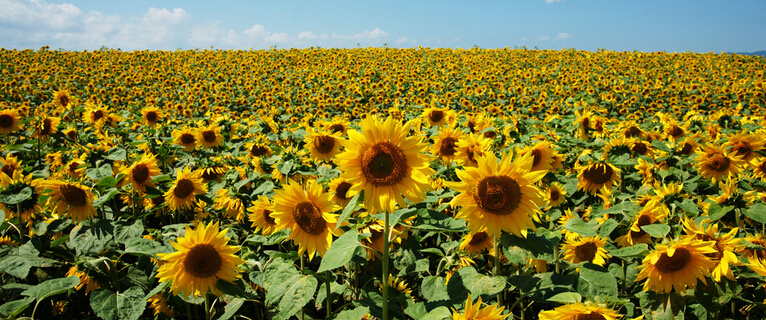
//> input picture ImageFeatures/ImageFeatureVScode/images/sunflower.jpg, 766 x 320 px
$ ./main ../images/sunflower.jpg   (built with g++ and OpenCV 4)
//> lines starting //> are read from the running program, lines starting //| are printed output that depends on the picture; after the words box and inside, x2 and y2 are one past the last pixel; in counts of white or black regions, pixels touching at a corner belong together
### ImageFeatures/ImageFeatureVScode/source/imgFeat.h
#ifndef IMGFEAT_H_
#define IMGFEAT_H_

#include <iostream>
#include <algorithm>

#include "opencv2/core/core.hpp"
#include "opencv2/highgui/highgui.hpp"
#include "opencv2/imgproc/imgproc.hpp"
#include <opencv2\imgproc\types_c.h>    //CV_BGR2GRAY   需要包含此文件声明


using namespace cv;
using namespace std;

namespace feat
{
	const double EPS = 2.2204e-16;
	struct SBlob
	{
		Point position;
		double value;
		double sigma;
	};
	static bool compareBlob(const SBlob& lhs, const SBlob& rhs);
	Mat getHOGKernel(Size& ksize, double sigma);
	void extBlobFeat(Mat& imgSrc, vector<SBlob>& blobs);


	// edge detection
	enum sobelDirection{SOBEL_HORZ, SOBEL_VERT, SOBEL_BOTH};
	double getSobelEdge(const Mat& imgSrc, Mat& imgDst, double thresh = -1, int direction = SOBEL_BOTH);
	static double getCannyThresh(const Mat& inputArray, double percentage);
	void getCannyEdge(const Mat& imgSrc, Mat& imgDst, double lowThresh = -1, double highThresh = -1, double sigma = 1);


	void detectHarrisCorners(const Mat& imgSrc, Mat& imgDst, double alpha);
	void drawCornerOnImage(Mat& image, const Mat&binary);
	void detectHarrisLaplace(const Mat& imgSrc, Mat& imgDst);
}


#endif

### ImageFeatures/ImageFeatureVScode/source/canny.cpp
#include "imgFeat.h"

/*
* @function: specifies the canny method.

* @param IMGSRC: the input image
* @param IMGDST: canny edge image
* @param LOWTHRESH: the low threshold
* @param HIGHTHRESH: the high threshold
* @param SIGMA: SIGMA is the standard deviation of the Gaussian filter. The default SIGMA is 1.
* the size of the filter is chosen automatically , based on SIGMA

* Revision:1.o
* Data:2014/10/6
* Athor:Ronny
*/

void feat::getCannyEdge(const Mat& imgSrc, Mat& imgDst, double lowThresh, double highThresh, double sigma)
{
    Mat gray;
    if (imgSrc.channels() == 3)
    {
        cvtColor(imgSrc, gray, CV_BGR2GRAY);
    }
    else
    {
        gray = imgSrc.clone();
    }
    gray.convertTo(gray, CV_64F);
    gray = gray / 255;   //归一化

    double gaussianDieOff = .0001;
    double percentOfPixelsNotEdges = .7; // Used for selecting thresholds
    double thresholdRatio = .4;   // Low thresh is this fraction of the high

    int possibleWidth = 30;
    double ssq = sigma * sigma;

	//随机的计算filter的size  这是size/2 的值
    for (int i = 1; i <= possibleWidth; i++)
    {
        if (exp(-(i * i) / (2* ssq)) < gaussianDieOff)
        {
            possibleWidth = i - 1;
            break;
        }
    }

    if (possibleWidth == 30)
    {
        possibleWidth = 1; // the user entered a reallly small sigma   当sigma很小时，size就是30
    }

    // get the 1D gaussian filter  构造一维高斯滤波器
    int winSz = 2 * possibleWidth + 1;
    Mat gaussKernel1D(1, winSz, CV_64F);
    double* kernelPtr = gaussKernel1D.ptr<double>(0);
    for (int i = 0; i < gaussKernel1D.cols; i++)
    {
        kernelPtr[i] = exp(-(i - possibleWidth) * (i - possibleWidth) / (2 * ssq)) / (2 * CV_PI * ssq);
    }


    // get the derectional derivatives of gaussian kernel   得到高斯核的正则导数 二维的
    Mat dGaussKernel(winSz, winSz, CV_64F);
    for (int i = 0; i < dGaussKernel.rows; i++)
    {
        double* linePtr = dGaussKernel.ptr<double>(i);
        for (int j = 0; j< dGaussKernel.cols; j++)
        {
            linePtr[j] = - (j - possibleWidth) * exp(-((i - possibleWidth) * (i - possibleWidth) + (j - possibleWidth) * (j - possibleWidth)) / (2 * ssq)) / (CV_PI * ssq);
        }
    }


    /* smooth the image out*/
    Mat imgSmooth;
    filter2D(gray, imgSmooth, -1, gaussKernel1D);
    filter2D(imgSmooth, imgSmooth, -1, gaussKernel1D.t());
    /*apply directional derivatives*/

    Mat imgX, imgY;
    filter2D(imgSmooth, imgX, -1, dGaussKernel);
    filter2D(imgSmooth, imgY, -1, dGaussKernel.t());

    Mat imgMag;
    sqrt(imgX.mul(imgX) + imgY.mul(imgY), imgMag);
    double magMax;
    minMaxLoc(imgMag, NULL, &magMax, NULL, NULL);

    if (magMax > 0 )
    {
        imgMag = imgMag / magMax;    //归一化到0-1之间
    }

    // 计算指定百分比下的高阈值 与对应的低阈值  这个低阈值其实也可以通过百分比求得 但是其实意义一样
    if (lowThresh == -1 || highThresh == -1)
    {
        highThresh = getCannyThresh(imgMag, percentOfPixelsNotEdges);
        lowThresh = thresholdRatio * highThresh;
    }


    Mat imgStrong = Mat::zeros(imgMag.size(), CV_8U);
    Mat imgWeak = Mat::zeros(imgMag.size(), CV_8U);


    for (int dir = 1; dir <= 4; dir++)
    {
        Mat gradMag1(imgMag.size(), imgMag.type());
        Mat gradMag2(imgMag.size(), imgMag.type());
        Mat idx = Mat::zeros(imgMag.size(), CV_8U);
        if (dir == 1)
        {
            Mat dCof = abs(imgY / imgX);
            idx = (imgY <= 0 & imgX > -imgY) | (imgY >= 0 & imgX < -imgY);
            idx.row(0).setTo(Scalar(0));
            idx.row(idx.rows - 1).setTo(Scalar(0));
            idx.col(0).setTo(Scalar(0));
            idx.col(idx.cols - 1).setTo(Scalar(0));
            for (int i = 1; i < imgMag.rows - 1; i++)
            {
                for (int j = 1; j < imgMag.cols - 1; j++)
                {
                    gradMag1.at<double>(i,j) = (1 - dCof.at<double>(i,j)) * imgMag.at<double>(i,j + 1) + dCof.at<double>(i,j) * imgMag.at<double>(i - 1,j + 1);
                    gradMag2.at<double>(i,j) = (1 - dCof.at<double>(i,j)) * imgMag.at<double>(i,j - 1) + dCof.at<double>(i,j) * imgMag.at<double>(i + 1,j - 1);
                }
            }
        }
        else if(dir == 2)
        {
            Mat dCof = abs(imgX / imgY);
            idx = (imgX > 0 & -imgY >= imgX) | (imgX < 0 & -imgY <= imgX);
            for (int i = 1; i < imgMag.rows - 1; i++)
            {
                for (int j = 1; j < imgMag.cols - 1; j++)
                {
                    gradMag1.at<double>(i,j) = (1 - dCof.at<double>(i,j)) * imgMag.at<double>(i - 1,j) + dCof.at<double>(i,j) * imgMag.at<double>(i - 1,j + 1);
                    gradMag2.at<double>(i,j) = (1 - dCof.at<double>(i,j)) * imgMag.at<double>(i + 1,j) + dCof.at<double>(i,j) * imgMag.at<double>(i + 1,j - 1);
                }
            }
        }
        else if(dir == 3)
        {
            Mat dCof = abs(imgX / imgY);
            idx = (imgX <= 0 & imgX > imgY) | (imgX >= 0 & imgX < imgY);
            for (int i = 1; i < imgMag.rows - 1; i++)
            {
                for (int j = 1; j < imgMag.cols - 1; j++)
                {
                    gradMag1.at<double>(i,j) = (1 - dCof.at<double>(i,j)) * imgMag.at<double>(i - 1,j) + dCof.at<double>(i,j) * imgMag.at<double>(i - 1,j - 1);
                    gradMag2.at<double>(i,j) = (1 - dCof.at<double>(i,j)) * imgMag.at<double>(i + 1,j) + dCof.at<double>(i,j) * imgMag.at<double>(i + 1,j + 1);
                }
            }

        }
        else
        {
            Mat dCof = abs(imgY / imgX);
            idx = (imgY <0 & imgX <= imgY) | (imgY > 0 & imgX >= imgY);
            for (int i = 1; i < imgMag.rows - 1; i++)
            {
                for (int j = 1; j < imgMag.cols - 1; j++)
                {
                    gradMag1.at<double>(i,j) = (1 - dCof.at<double>(i,j)) * imgMag.at<double>(i,j - 1) + dCof.at<double>(i,j) * imgMag.at<double>(i - 1,j - 1);
                    gradMag2.at<double>(i,j) = (1 - dCof.at<double>(i,j)) * imgMag.at<double>(i,j + 1) + dCof.at<double>(i,j) * imgMag.at<double>(i + 1,j + 1);
                }
            }
        }

        Mat idxLocalMax = idx & ((imgMag >= gradMag1) & (imgMag >= gradMag2));


        imgWeak = imgWeak | ((imgMag > lowThresh) & idxLocalMax);
        imgStrong= imgStrong| ((imgMag > highThresh) & imgWeak);   //一定是边缘

    }

    imgDst = Mat::zeros(imgWeak.size(),imgWeak.type());
    for (int i = 1; i < imgWeak.rows - 1; i++)
    {
        uchar* pWeak = imgWeak.ptr<uchar>(i);
        uchar* pDst = imgDst.ptr<uchar>(i);
        uchar* pStrPre = imgStrong.ptr<uchar>(i - 1);
        uchar* pStrMid = imgStrong.ptr<uchar>(i);
        uchar* pStrAft = imgStrong.ptr<uchar>(i + 1);
        for (int j = 1; j < imgWeak.cols - 1; j++)
        {
            if (!pWeak[j])
            {
                continue;
            }
            if (pStrMid[j])
            {
                pDst[j] = 255;
            }
            if (pStrMid[j-1] || pStrMid[j+1] || pStrPre[j-1] || pStrPre[j] || pStrPre[j+1] || pStrAft[j-1] || pStrAft[j] ||pStrAft[j+1])
            {
                pDst[j] = 255;
            }
        }
    }
}
// 利用一定比率的样本 进行阈值求解
double feat::getCannyThresh(const Mat& inputArray, double percentage)
{
    double thresh = -1.0;
    // compute the 64-hist of inputArray
    int nBins = 64;
    double minValue, maxValue;
    minMaxLoc(inputArray, &minValue, &maxValue, NULL, NULL);
    double step = (maxValue - minValue) / nBins;  //化为 nBins个灰度值

	//统计灰度直方图  这里理论上不用+1 但是出现vector out of range  这里+1 并不影响计算结果
    vector<unsigned> histBin(nBins+1,0);
    for (int i = 0; i < inputArray.rows; i++)
    {
        const double* pData = inputArray.ptr<double>(i);
        for(int j = 0; j < inputArray.cols; j++)
        {

            int index = (pData[j] - minValue) / step;
            histBin[index]++;
        }
    }

    unsigned cumSum = 0;
    for (int i = 0; i < nBins; i++)
    {
        cumSum += histBin[i];

        if (cumSum > percentage * inputArray.rows * inputArray.cols)  // 累积到设定的百分比 之后输出对应的百分比作为阈值   这里返回的是阈值上限
        {
            thresh = (i + 1) / 64.0;
            break;
        }
    }
    return thresh;

}

### ImageFeatures/ImageFeatureVScode/source/main.cpp
#include "imgFeat.h"

int main(int argc, char** argv)
{
	Mat image = imread(argv[1]);
//> image is the input picture: 320 rows x 766 cols, CV_8UC3; mean B, G, R 51.9, 118.8, 124.9
	Mat cornerMap;
	Mat edgeMap;
	// [19 lines of commented-out code are left out]

	feat::getCannyEdge(image, edgeMap);
//> in getCannyEdge, `filter2D(imgSmooth, imgSmooth, -1, gaussKernel1D.t());`:
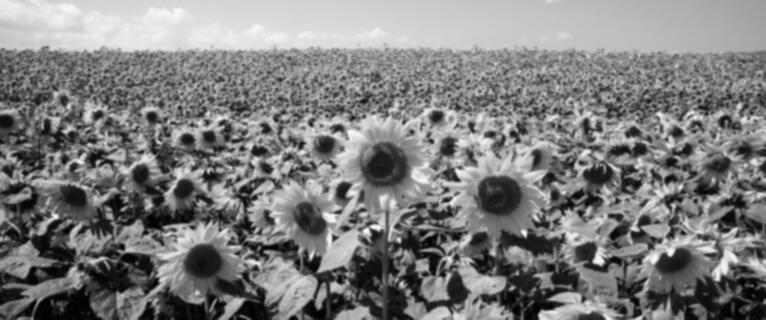
//> imgSmooth: 320 rows x 766 cols, CV_64FC1; min 0.000717, max 0.142, mean 0.0705; drawn with min black and max white
//> in getCannyEdge, `filter2D(imgSmooth, imgX, -1, dGaussKernel);`:
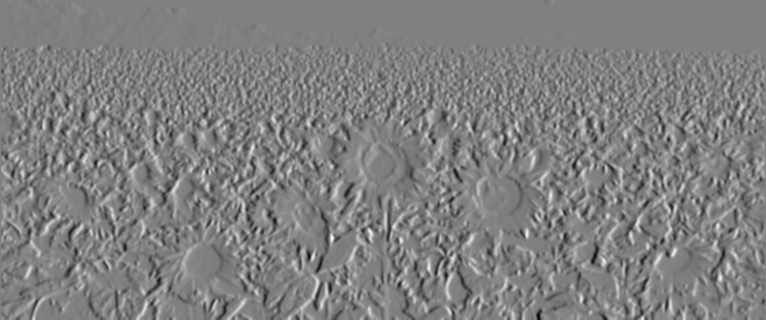
//> imgX: 320 rows x 766 cols, CV_64FC1; min -0.0646, max 0.0638, mean -7.6e-06; drawn with min black and max white
//> in getCannyEdge, `filter2D(imgSmooth, imgY, -1, dGaussKernel.t());`:
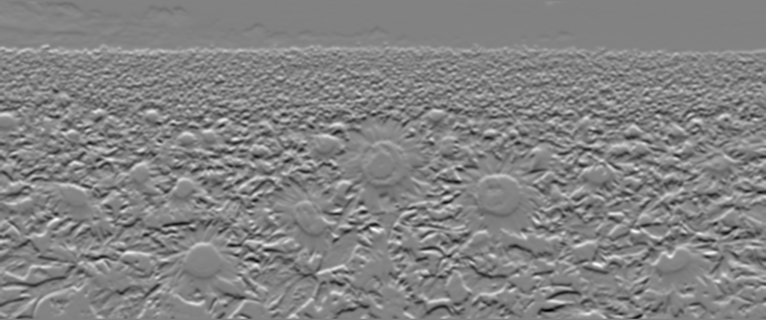
//> imgY: 320 rows x 766 cols, CV_64FC1; min -0.068, max 0.0644, mean 0.00041; drawn with min black and max white
//> the loop in getCannyEdge, `for (int dir = 1; dir <= 4; dir++)` made 4 passes
//> pass 1, in getCannyEdge, `idx = (imgY <= 0 & imgX > -imgY) | (imgY >= 0 & imgX < -imgY);`:
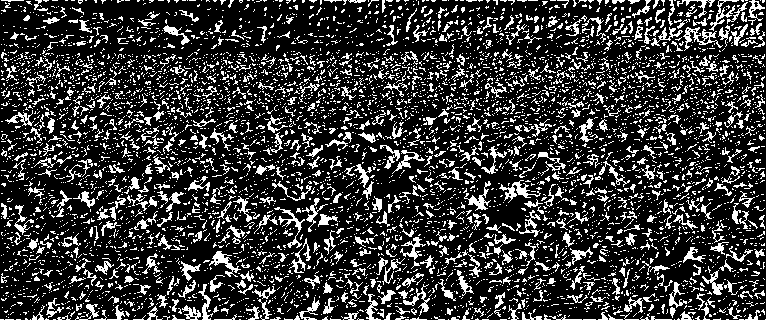
//> idx: 320 rows x 766 cols, CV_8UC1; 21.6% white in thin lines or dots
//> after the loop in getCannyEdge, `for (int dir = 1; dir <= 4; dir++)`:
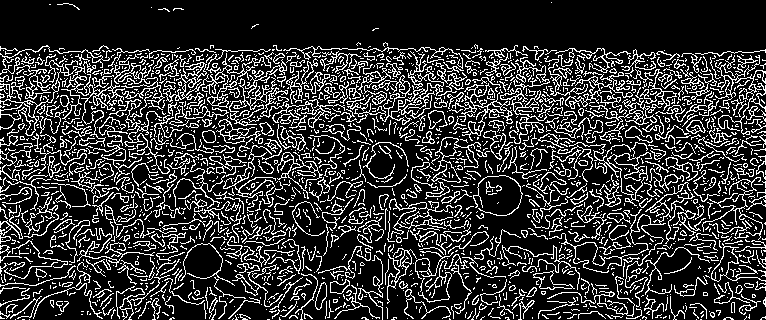
//> imgWeak: 320 rows x 766 cols, CV_8UC1; 20.3% white in thin lines or dots
//> after the loop in getCannyEdge, `for (int dir = 1; dir <= 4; dir++)`:
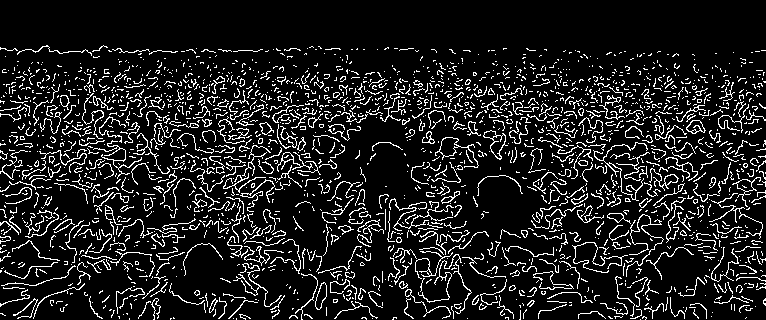
//> imgStrong: 320 rows x 766 cols, CV_8UC1; 12.1% white in thin lines or dots, all inside (x1, y1, x2, y2) = (0, 45, 766, 320)
//> after the loop in getCannyEdge, `for (int i = 1; i < imgWeak.rows - 1; i++)`:
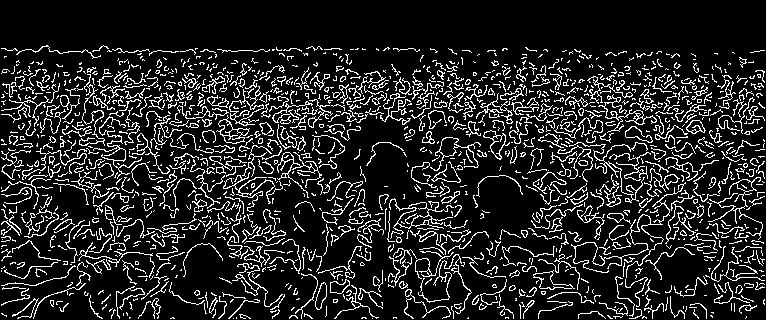
//> imgDst: 320 rows x 766 cols, CV_8UC1; 14.3% white in thin lines or dots, all inside (x1, y1, x2, y2) = (1, 45, 765, 319)
	namedWindow("edge");
	imshow("edge", edgeMap);

	waitKey();
	return 0;
}
